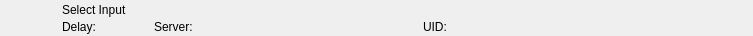
<?xml version="1.0" encoding="UTF-8"?>
<ui version="4.0">
 <class>RundownInputWidget</class>
 <widget class="QWidget" name="RundownInputWidget">
  <property name="geometry">
   <rect>
    <x>0</x>
    <y>0</y>
    <width>753</width>
    <height>36</height>
   </rect>
  </property>
  <layout class="QHBoxLayout" name="horizontalLayout">
   <property name="spacing">
    <number>0</number>
   </property>
   <property name="margin">
    <number>0</number>
   </property>
   <item>
    <widget class="QFrame" name="frameItem">
     <property name="sizePolicy">
      <sizepolicy hsizetype="Preferred" vsizetype="Fixed">
       <horstretch>0</horstretch>
       <verstretch>0</verstretch>
      </sizepolicy>
     </property>
     <property name="minimumSize">
      <size>
       <width>0</width>
       <height>36</height>
      </size>
     </property>
     <widget class="QLabel" name="labelIcon">
      <property name="geometry">
       <rect>
        <x>22</x>
        <y>2</y>
        <width>32</width>
        <height>32</height>
       </rect>
      </property>
      <property name="text">
       <string/>
      </property>
      <property name="pixmap">
       <pixmap resource="../../Widgets.qrc">:/Graphics/Images/TriCaster/SelectInput.png</pixmap>
      </property>
      <property name="scaledContents">
       <bool>true</bool>
      </property>
     </widget>
     <widget class="QLabel" name="labelLabel">
      <property name="geometry">
       <rect>
        <x>62</x>
        <y>2</y>
        <width>561</width>
        <height>16</height>
       </rect>
      </property>
      <property name="text">
       <string>Select Input</string>
      </property>
     </widget>
     <widget class="QLabel" name="labelColor">
      <property name="geometry">
       <rect>
        <x>0</x>
        <y>0</y>
        <width>18</width>
        <height>36</height>
       </rect>
      </property>
      <property name="text">
       <string/>
      </property>
     </widget>
     <widget class="QLabel" name="labelGroupColor">
      <property name="geometry">
       <rect>
        <x>0</x>
        <y>0</y>
        <width>6</width>
        <height>36</height>
       </rect>
      </property>
      <property name="text">
       <string/>
      </property>
     </widget>
     <widget class="QLabel" name="labelDevice">
      <property name="geometry">
       <rect>
        <x>154</x>
        <y>19</y>
        <width>260</width>
        <height>16</height>
       </rect>
      </property>
      <property name="text">
       <string>Server:</string>
      </property>
     </widget>
     <widget class="QLabel" name="labelDelay">
      <property name="geometry">
       <rect>
        <x>62</x>
        <y>19</y>
        <width>83</width>
        <height>16</height>
       </rect>
      </property>
      <property name="text">
       <string>Delay:</string>
      </property>
     </widget>
     <widget class="QLabel" name="labelRemoteTriggerId">
      <property name="geometry">
       <rect>
        <x>423</x>
        <y>19</y>
        <width>111</width>
        <height>16</height>
       </rect>
      </property>
      <property name="text">
       <string>UID:</string>
      </property>
     </widget>
    </widget>
   </item>
   <item>
    <widget class="QFrame" name="frameStatus">
     <property name="minimumSize">
      <size>
       <width>77</width>
       <height>0</height>
      </size>
     </property>
     <property name="maximumSize">
      <size>
       <width>77</width>
       <height>16777215</height>
      </size>
     </property>
     <widget class="QLabel" name="labelGpiConnected">
      <property name="geometry">
       <rect>
        <x>1</x>
        <y>2</y>
        <width>32</width>
        <height>32</height>
       </rect>
      </property>
      <property name="minimumSize">
       <size>
        <width>32</width>
        <height>32</height>
       </size>
      </property>
      <property name="maximumSize">
       <size>
        <width>32</width>
        <height>32</height>
       </size>
      </property>
      <property name="lineWidth">
       <number>0</number>
      </property>
      <property name="text">
       <string/>
      </property>
      <property name="pixmap">
       <pixmap resource="../../Widgets.qrc">:/Graphics/Images/GpiConnected.png</pixmap>
      </property>
      <property name="scaledContents">
       <bool>true</bool>
      </property>
     </widget>
     <widget class="QLabel" name="labelDisconnected">
      <property name="geometry">
       <rect>
        <x>32</x>
        <y>2</y>
        <width>32</width>
        <height>32</height>
       </rect>
      </property>
      <property name="minimumSize">
       <size>
        <width>32</width>
        <height>32</height>
       </size>
      </property>
      <property name="maximumSize">
       <size>
        <width>32</width>
        <height>32</height>
       </size>
      </property>
      <property name="text">
       <string/>
      </property>
      <property name="pixmap">
       <pixmap resource="../../Widgets.qrc">:/Graphics/Images/Disconnected.png</pixmap>
      </property>
      <property name="scaledContents">
       <bool>true</bool>
      </property>
     </widget>
     <widget class="QLabel" name="labelActiveColor">
      <property name="geometry">
       <rect>
        <x>69</x>
        <y>0</y>
        <width>8</width>
        <height>36</height>
       </rect>
      </property>
      <property name="minimumSize">
       <size>
        <width>8</width>
        <height>36</height>
       </size>
      </property>
      <property name="maximumSize">
       <size>
        <width>8</width>
        <height>36</height>
       </size>
      </property>
      <property name="text">
       <string/>
      </property>
     </widget>
    </widget>
   </item>
  </layout>
 </widget>
 <resources>
  <include location="../../Widgets.qrc"/>
 </resources>
 <connections/>
 <slots>
  <slot>addToCombo()</slot>
 </slots>
</ui>
